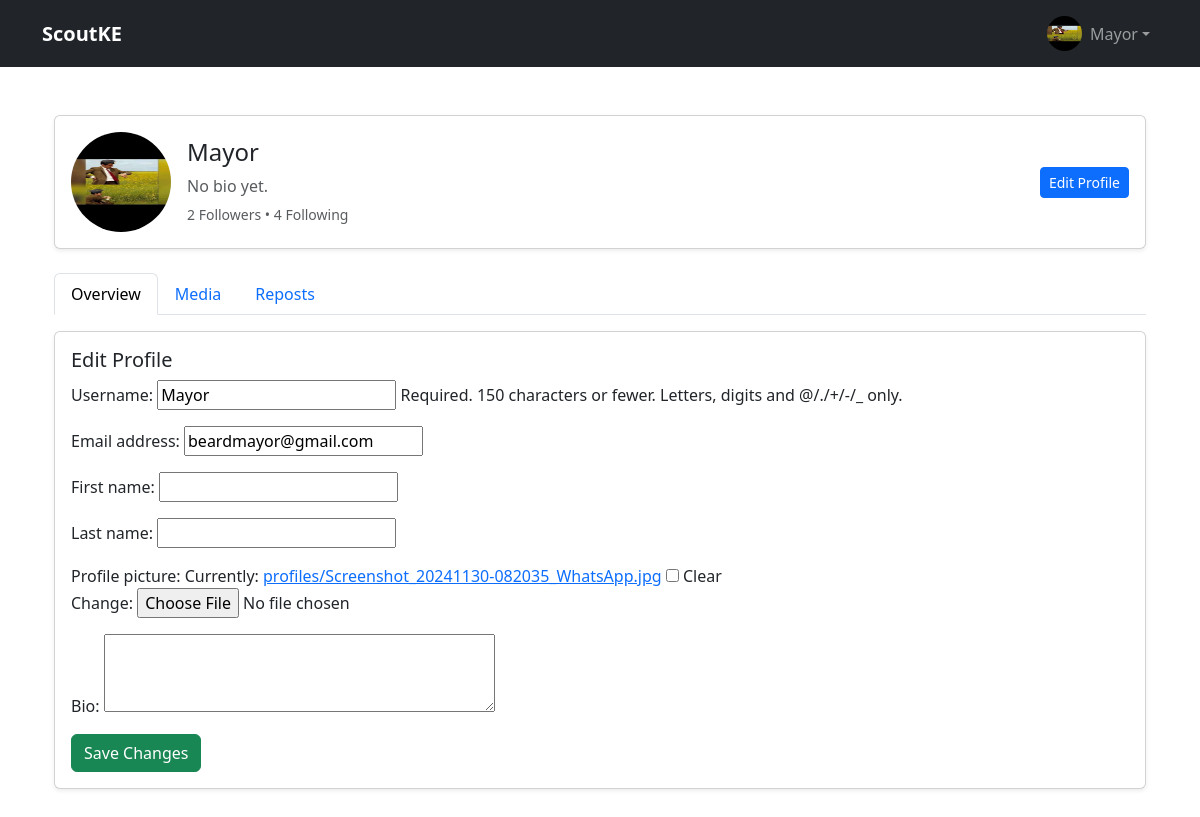
/scouts/profile/edit/ (signed in), run on the app's committed database.
### accounts/models.py (models this page shows, shortened)
class User(AbstractUser):
    ROLE_CHOICES = (
        ('player', 'Player'),
        ('scout', 'Scout'),
        ('club', 'Club'),
        ("fan", "Fan"),
    )
    role = models.CharField(max_length=20, choices=ROLE_CHOICES)
    bio = models.TextField(blank=True, null=True)
    profile_picture = models.ImageField(upload_to='profiles/', blank=True, null=True)
    followers = models.ManyToManyField(
        'self',
        symmetrical=False,
        related_name='following',
        blank=True
    )
    saved_players = models.ManyToManyField(
        'self',
        symmetrical=False,
        related_name='saved_by',
        blank=True
    )

### scouts/views.py (the view)
# urls.py: path('profile/edit/', views.edit_scout_profile, name='edit_scout_profile'),
@login_required
def edit_scout_profile(request):
    scout = request.user
    if request.method == "POST":
        form = ScoutProfileForm(request.POST, request.FILES, instance=scout)
        if form.is_valid():
            form.save()
            messages.success(request, "Profile updated successfully.")
            return redirect("edit_scout_profile")
    else:
        form = ScoutProfileForm(instance=scout)
    media_posts = Post.objects.filter(author=scout).filter(
        models.Q(video__isnull=False) | models.Q(image__isnull=False)
    )
    reposts = Post.objects.filter(author=scout, original_post__isnull=False)
    context = {
        "form": form,
        "media_posts": media_posts,
        "reposts": reposts,
    }
    return render(request, "scouts/edit_profile.html", context)

### scouts/forms.py
class ScoutProfileForm(forms.ModelForm):
    class Meta:
        model = User
        fields = ["username", "email", "first_name", "last_name", "profile_picture", "bio"]
        widgets = {
            "bio": forms.Textarea(attrs={"rows": 3}),
        }

### posts/models.py (called while the page is built)
    @property
    def time_since(self):
        delta = now() - self.created_at
        if delta.total_seconds() < 60:
            return "just now"
        return f"{timesince(self.created_at, now())} ago"

### scouts/templates/scouts/edit_profile.html (shortened to what this page needs)
{% extends "base.html" %}
{% load static %}
{% block content %}
<div class="container mt-4">
  <div class="card shadow-sm mb-4 p-3 d-flex flex-row align-items-center">
    {% if request.user.profile_picture %}
      <img src="{{ request.user.profile_picture.url }}"
           class="rounded-circle me-3" width="100" height="100" alt="{{ request.user.username }}">
    {% else %}
      <img src="{% static 'img/default-avatar.png' %}"
           class="rounded-circle me-3" width="100" height="100" alt="Default Avatar">
    {% endif %}
    <div>
      <h4>{{ request.user.username }}</h4>
      <p class="text-muted mb-1">{{ request.user.bio|default:"No bio yet." }}</p>
      <small class="text-muted">{{ request.user.followers.count }} Followers • {{ request.user.following.count }} Following</small>
    </div>
    <div class="ms-auto">
      <a href="#" class="btn btn-primary btn-sm">Edit Profile</a>
    </div>
  </div>
  <ul class="nav nav-tabs mb-3" id="profileTabs" role="tablist">
    <li class="nav-item" role="presentation">
      <button class="nav-link active" id="overview-tab" data-bs-toggle="tab" data-bs-target="#overview" type="button" role="tab">Overview</button>
    </li>
    <li class="nav-item" role="presentation">
      <button class="nav-link" id="media-tab" data-bs-toggle="tab" data-bs-target="#media" type="button" role="tab">Media</button>
    </li>
    <li class="nav-item" role="presentation">
      <button class="nav-link" id="reposts-tab" data-bs-toggle="tab" data-bs-target="#reposts" type="button" role="tab">Reposts</button>
    </li>
  </ul>
  <div class="tab-content">
    <div class="tab-pane fade show active" id="overview" role="tabpanel">
      <div class="card shadow-sm p-3">
        <h5>Edit Profile</h5>
        <form method="POST" enctype="multipart/form-data">
          {{ form.as_p }}
          <button type="submit" class="btn btn-success">Save Changes</button>
        </form>
      </div>
    </div>
  </div>
</div>
{% endblock %}

### templates/base.html (shortened to what this page needs)
<!DOCTYPE html>
<html lang="en">
<head>
  <link href="https://cdn.jsdelivr.net/npm/bootstrap@5.3.3/dist/css/bootstrap.min.css" rel="stylesheet">
  {% load static %}
</head>
<body>
<nav class="navbar navbar-expand-lg navbar-dark bg-dark">
  <div class="container">
    <a class="navbar-brand fw-bold" href="/">ScoutKE</a>
    <div class="collapse navbar-collapse" id="navbarNav">
      <ul class="navbar-nav ms-auto align-items-center">
        <li class="nav-item dropdown">
          <a class="nav-link dropdown-toggle d-flex align-items-center" href="#" id="navbarProfile" role="button" data-bs-toggle="dropdown" aria-expanded="false">
            {% if user.is_authenticated and user.profile_picture %}
              <img src="{{ user.profile_picture.url }}"
                   alt="Profile Picture"
                   class="rounded-circle me-2" width="35" height="35">
            {% else %}
              <img src="{% static 'img/default-avatar.png' %}"
                   alt="Default Avatar"
                   class="rounded-circle me-2" width="35" height="35">
            {% endif %}
            {% if user.is_authenticated %}
              {{ user.username }}
            {% else %}
              Guest
            {% endif %}
          </a>
        </li>
      </ul>
    </div>
  </div>
</nav>
  <main class="container my-5">
    {% block content %}{% endblock %}
  </main>
</body>
</html>

### data on the page
User: profile_picture (picture), username "Mayor", user.profile_picture (picture), user.username "Mayor", user.bio "No bio yet.", user.followers.count "2", user.following.count "4", email "beardmayor@gmail.com"
